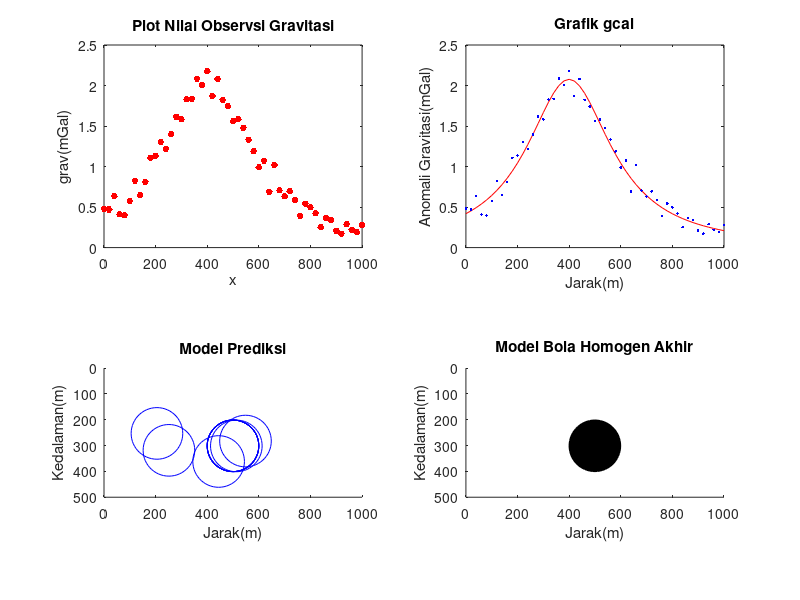
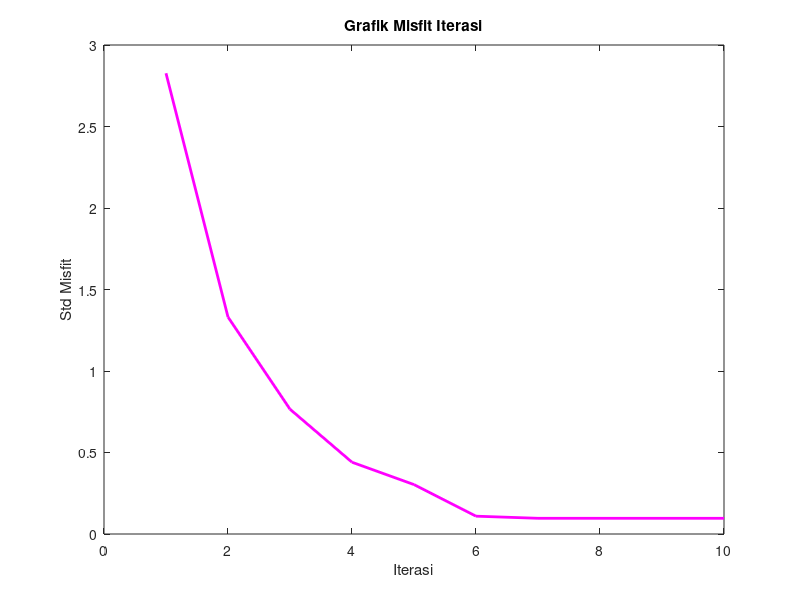

The MATLAB source for these figures, in order:
%Pemodelan Inversi Non-Linier dengan pendekatan linier
%Leonardo Budhi Satrio Utomo
%12318011

clc
clear
close all

fileID = fopen('data2.txt','r');
data = fscanf(fileID,'%f %f', [2 inf]);
data=data';
xp = data(:,1);
gobs = data(:,2);
G = 6.674*10^-11;
R = 100;
rho = 2994;
% x0 = 400;
% z0 = 200;
% R = 100;
% rho = 3200;
% G = 6.674*10^-11;
% 
% xp = (0:20:1000);
% nsta = length(xp);
% 
% for i=1:nsta
%     gs = 0;
%     gs = gs + G*(4/3*pi*R.^3*z0*rho)/(((xp(i)-x0).^2+z0.^2).^(3/2))*10.^5;
%     g(i) = gs;
%     
%     
% end
% g = g';
% gobs = g+0.1.*randn(nsta,1);

subplot(2,2,1)
plot(xp,gobs,'.r','markersize',15);
title('Plot Nilai Observsi Gravitasi');
xlabel('x');
ylabel('grav(mGal)');

%Menghitung gcal
iterasi = 1; eps=1;
while eps >=0.05
    if iterasi ==1
        x_model = 100;
        z_model = 100;
    else
        x_model = x_pertu;
        z_model = z_pertu;
    end
    
    %menghitung data gcal
    gcal=zeros(length(xp),1);
    for i=1:length(xp)
        %gcal(i)=G*(4/3*pi*R.^3*z_model*rho)/(((xp(i)-x_model).^2+(z_model).^2).^(3/2)).*10.^5; %dalam mGal
        gcal(i)=G*(4/3*pi*R.^3*rho)/(((xp(i)-x_model).^2+(z_model).^2)).*10.^5; %dalam mGal
    end
    
    %menghitung misfit
    dg_misfit=gobs-gcal;
    eps = sqrt(mean((dg_misfit).^2));%mean
    e_plot(iterasi)=eps;
    
    %membuat kondisi untuk inversi jacobi
%     if (std(abs(dg_misfit)))>0.075
        %membuat matriks jacobi
        for i=1:length(xp)
            %turunan_x(i)=(G*4/3*pi*R.^3*rho)*(3*z_model*(xp(i)-x_model))*10.^5/(((xp(i)-x_model).^2+(z_model.^2)).^(5/2));
            turunan_x(i)=G*(4/3*pi*R.^3*rho)/(((xp(i)-x_model).^2+(z_model).^2).^2)*2*(xp(i)-(x_model)).*10.^5; %dalam mGal
            %turunan_z(i)=(G*4/3*pi*R.^3*rho)*(z_model+xp(i).^2-2*xp(i)*x_model-2*z_model.^2+x_model)*10.^5/(((xp(i)-x_model).^2+z_model.^2).^(5/2));
            turunan_z(i)=G*(4/3*pi*R.^3*rho)/(((xp(i)-x_model).^2+(z_model).^2).^2)*-2*(z_model).*10.^5; %dalam mGal
        end
        J = ones(length(xp),2);
        J(:,1) = turunan_x';
        J(:,2) = turunan_z';
        
        %menghitung perturbasi model
        dm_perturbasi=inv(J'*J)*J'*dg_misfit;
        x_pertu=x_model+dm_perturbasi(1);
        z_pertu=z_model+dm_perturbasi(2);
        
        %plot model prediksi bawah permukaan ter-perturbasi
    subplot(2,2,3)
    d=R.*2;
    px=x_pertu;
    py=z_pertu;
    %plot(px,py,'.b','markersize',100)
    p = rectangle('Position',[px py d d],'Curvature',[1,1],'EdgeColor','b');
    daspect([1,1,1]);set(gca,'ydir','reverse');
    pause(0.5)
    xlim([0,1000]);
    ylim([0,500]);
    xlabel('Jarak(m)');
    ylabel('Kedalaman(m)');
    title('Model Prediksi')
    iterasi=iterasi+1;
    
    %plot data kalkulasi dan std misfit
    subplot(2,2,2)
    plot(xp,gobs,'.b')
    hold on
    plot(xp,gcal,'-r','markersize',15);
    hold off
    xlabel('Jarak(m)');
    ylabel('Anomali Gravitasi(mGal)');
    title('Grafik gcal')
    
    if abs(dm_perturbasi(1))<1e-6 || abs(dm_perturbasi(2))<1e-6
        break
    end
    
end

    
%plot data kalkulasi dan std misfit
subplot(2,2,2)
plot(xp,gcal,'-r','markersize',15);
hold on
plot(xp,gobs,'.b')
xlabel('Jarak(m)');
ylabel('Anomali Gravitasi(mGal)');
title('Grafik gcal')

subplot(2,2,4)
rectangle('Position',[px py d d],'Curvature',[1,1],'EdgeColor','k','FaceColor','k');
daspect([1,1,1]);set(gca,'ydir','reverse');
xlim([0,1000]);
ylim([0,500]);
xlabel('Jarak(m)');
ylabel('Kedalaman(m)');
title('Model Bola Homogen Akhir')

sprintf('posisi bola homogen dalam sumbu x: %3.3f', px)
sprintf('posisi bola homogen dalam sumbu z: %3.3f', py)

figure(2)
plot([1:1:(length(e_plot))],e_plot,'Color','m','LineStyle','-','LineWidth',2)
xlabel('Iterasi');
ylabel('Std Misfit');
title('Grafik Misfit Iterasi');




